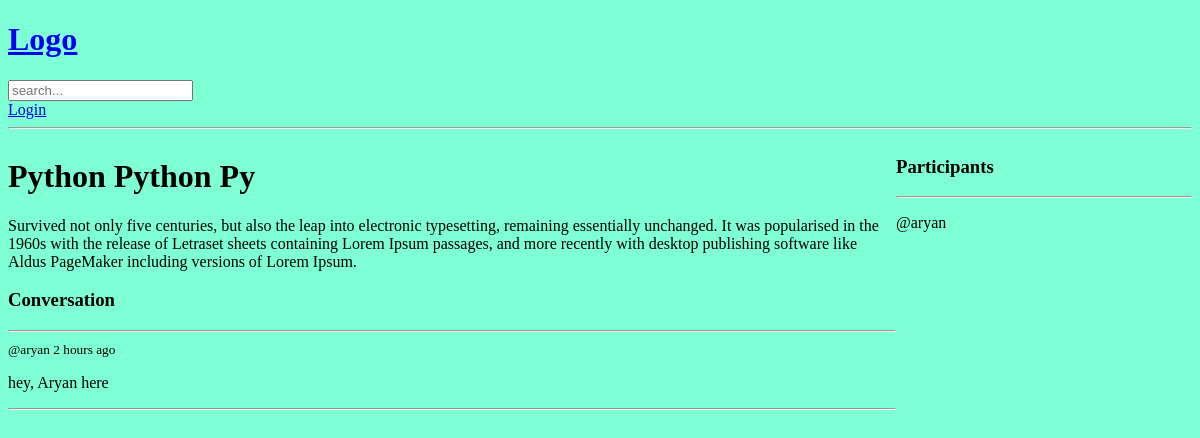
/room/3/, run on an earlier commit of the app's database.
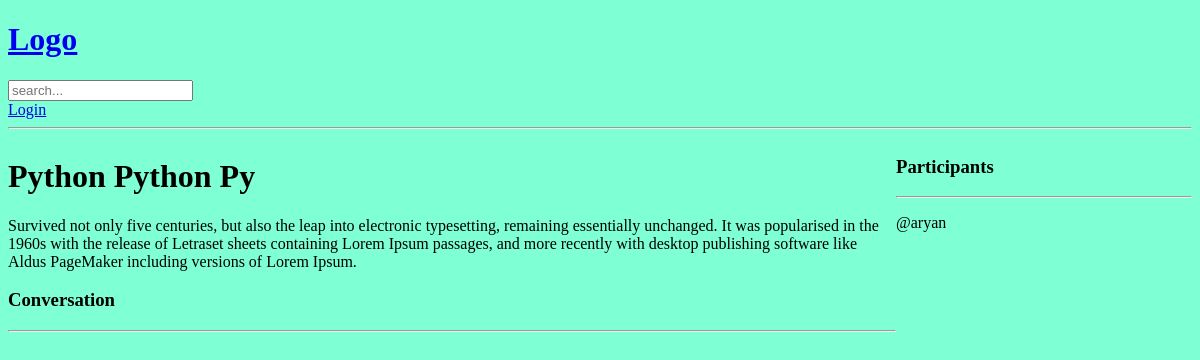
And on a later commit of the database.
### base/models.py (models this page shows, shortened)
class Message(models.Model):
    user = models.ForeignKey(User, on_delete=models.CASCADE)
    room = models.ForeignKey(Room, on_delete=models.CASCADE)
    body = models.TextField()
    updated = models.DateTimeField(auto_now=True)       # Updated on every updation
    created = models.DateTimeField(auto_now_add=True)   # Only updated when created
    class Meta:
        ordering = ['-updated', '-created']

### base/views.py (the view, shortened to what this page needs)
# urls.py: path('room/<str:pk>/', views.room, name="room"),
def room(request,pk):
    room = Room.objects.get(id=pk)
    room_messages = room.message_set.all()
    participants = room.participants.all()
    context = {'room': room, 'room_messages': room_messages, 'participants': participants}
    return render(request, 'base/room.html', context)

### base/templates/base/room.html (shortened to what this page needs)
{% extends 'main.html' %}
{% block content %}
<div class="room-container">
    <div>
        <h1>{{ room.name }}</h1>
        <p>{{ room.description }}</p>
        <div class="comment-wrapper">
            <h3>Conversation</h3>
            <hr>
            {% for message in room_messages %}
                <div>
                    <small> @{{ message.user }} {{ message.created | timesince }} ago </small>
                    <p> {{ message.body }} </p>
                    <hr>
                </div>
            {% endfor %}
        </div>
    </div>
    <div>
        <h3>Participants</h3>
        <hr>
        {% for user in participants %}
            <div>
                <p>@{{ user.username }}</p>
            </div>
        {% endfor %}
    </div>
</div>
{% endblock content %}

What changed in the data, as far as the page shows it:
removed Message: user "aryan", created "2 hours", body "hey, Aryan here"
